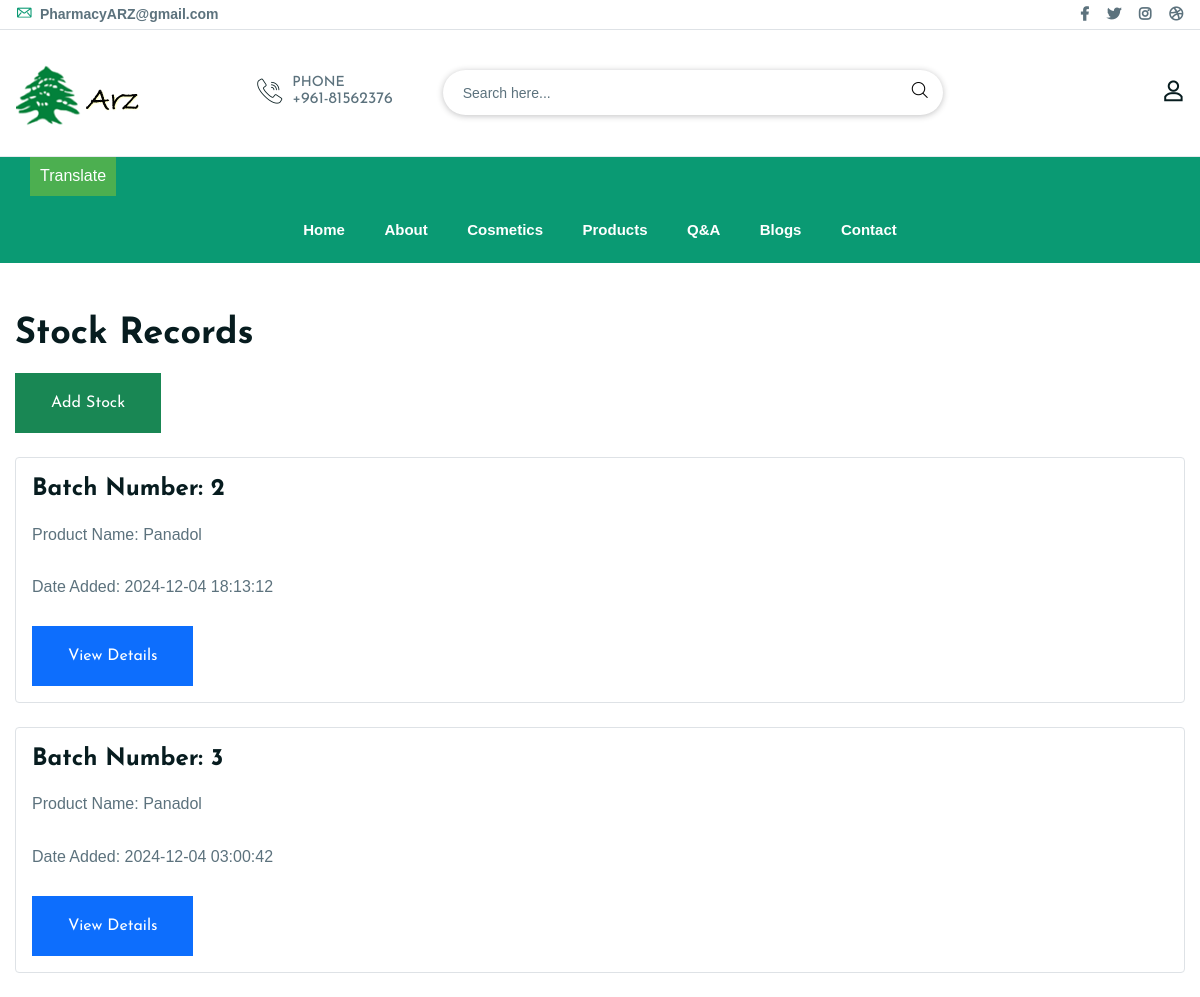
The page /ARZ/stock.php on the database its author committed.
### tables this page shows
CREATE TABLE `stock_records` (
  `id` int(11) NOT NULL,
  `product_id` int(11) NOT NULL,
  `quantity_added` int(11) NOT NULL,
  `batch_number` varchar(50) NOT NULL,
  `supplier_name` varchar(100) NOT NULL,
  `supplier_contact` varchar(100) DEFAULT NULL,
  `cost_price` decimal(10,2) NOT NULL,
  `selling_price` decimal(10,2) NOT NULL,
  `added_date` timestamp NOT NULL DEFAULT current_timestamp()
);

CREATE TABLE `products` (
  `id` int(11) NOT NULL,
  `name` varchar(100) NOT NULL,
  `description` text DEFAULT NULL,
  `symptoms` enum('headache','cough','fever','fatigue','nausea','other') DEFAULT NULL,
  `type` enum('medications','products','equipments') NOT NULL,
  `approval` enum('no approval needed','pharmacist check','prescription needed','ministry of health check') NOT NULL,
  `price` decimal(10,2) NOT NULL,
  `quantity` int(11) NOT NULL,
  `added_by` int(11) DEFAULT NULL,
  `image_path` varchar(255) DEFAULT NULL,
  `page` enum('cosmetic','medicine') NOT NULL DEFAULT 'medicine'
);

### ARZ/stock.php (the view, shortened to what this page needs)
<?php
include('./connection.php');
$stock_records_query = "
    SELECT
        sr.batch_number,
        p.name,
        sr.added_date
    FROM
        stock_records sr
    INNER JOIN
        products p
    ON
        sr.product_id = p.id
    ORDER BY
        sr.added_date DESC
";
$stock_records_result = $conn->query($stock_records_query);
?>
<!DOCTYPE html>
<html lang="en">
<head>
</head>
<body>
<div class="container mt-5">
    <h1 class="mb-3">Stock Records</h1>
    <a href="add_stock.php" class="btn btn-success mb-4">Add Stock</a>
    <?php if ($stock_records_result && $stock_records_result->num_rows > 0): ?>
        <?php while ($row = $stock_records_result->fetch_assoc()): ?>
            <div class="stock-record mb-4 p-3 border rounded">
                <h3>Batch Number: <?php echo htmlspecialchars($row['batch_number']); ?></h3>
                <p>Product Name: <?php echo htmlspecialchars($row['name']); ?></p>
                <p>Date Added: <?php echo htmlspecialchars($row['added_date']); ?></p>
                <a href="view_stock_details.php?batch=<?php echo urlencode($row['batch_number']); ?>" class="btn btn-primary">View Details</a>
            </div>
        <?php endwhile; ?>
    <?php else: ?>
        <p>No stock records found.</p>
    <?php endif; ?>
</div>
</body>
</html>

### ARZ/css/responsive.css (style rules this page uses)
@media (min-width: 1200px) { .container { max-width: 1200px; } }

### rows shown on the page
stock_records: batch_number "2", product.name "Panadol", added_date "2024-12-04 18:13:12"
stock_records: batch_number "3", product.name "Panadol", added_date "2024-12-04 03:00:42"
